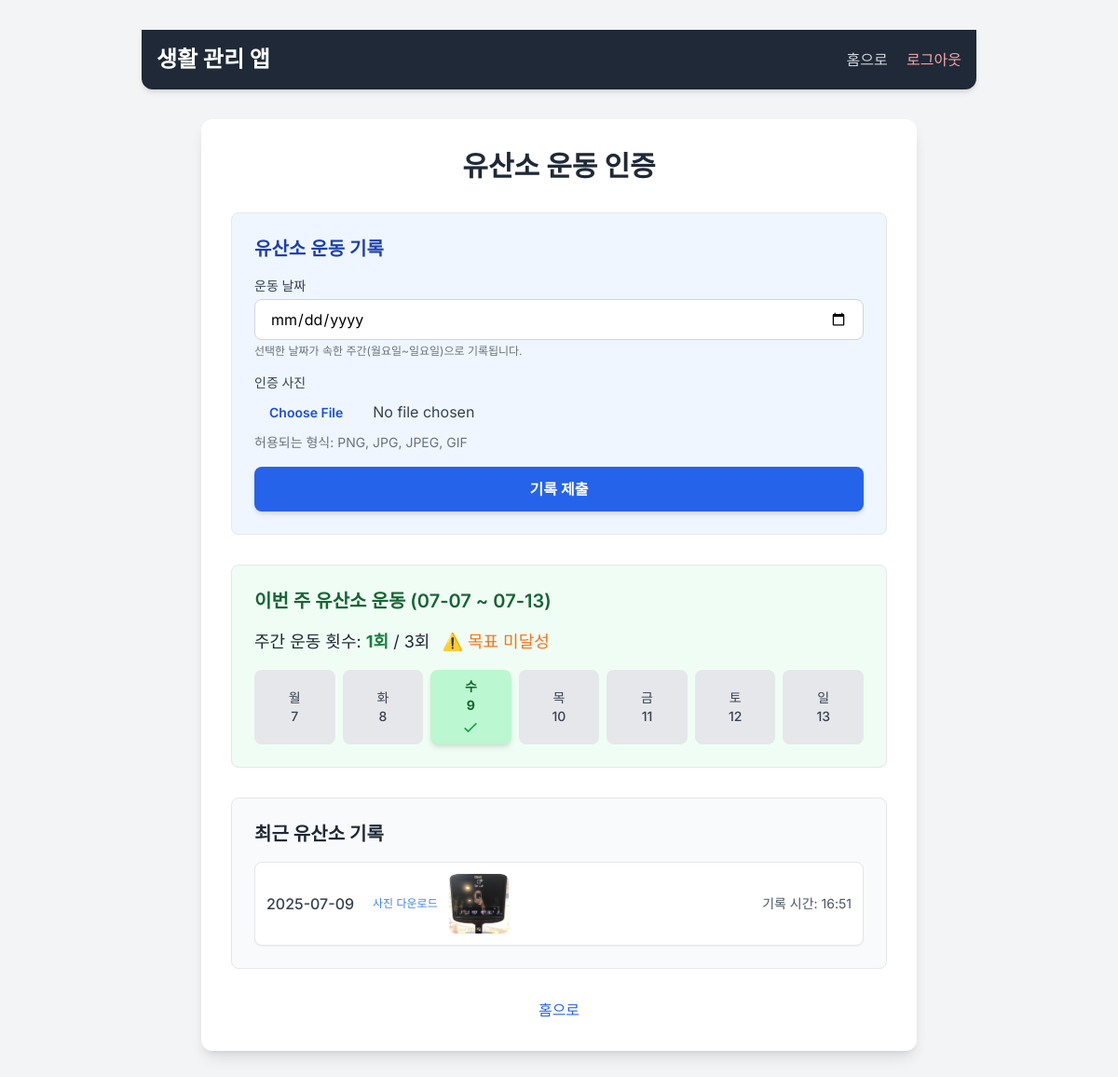
Before: /cardio (signed in) with the older database file.
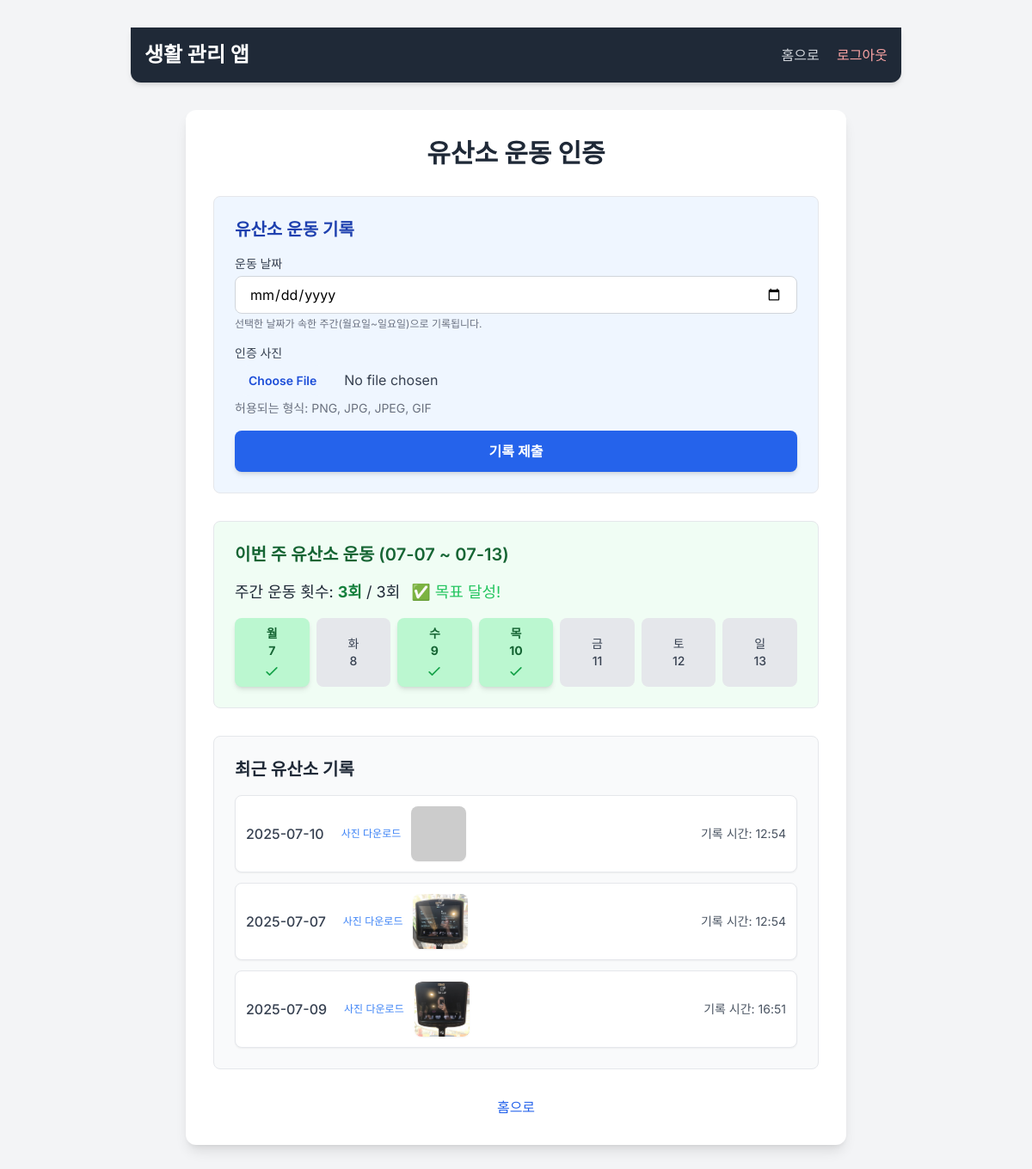
After: the same page with the newer database file.
### app.py (models this page shows, shortened)
class Cardio(db.Model):
    id = db.Column(db.Integer, primary_key=True)
    user_id = db.Column(db.Integer, db.ForeignKey('user.id'), nullable=False)
    date = db.Column(db.Date, nullable=False)
    image_filename = db.Column(db.String(120), nullable=False)
    timestamp = db.Column(db.DateTime, default=datetime.now, nullable=False)
    user = db.relationship('User', backref=db.backref('cardio_logs', lazy=True))

### app.py (the view, shortened to what this page needs)
@app.route('/cardio', methods=['GET', 'POST'])
def cardio():
    if 'user_id' not in session or session.get('role') != 'sub':
        flash("권한이 없습니다.", 'error')
        return redirect(url_for('login'))
    user_id = session['user_id']
    today = datetime.now().date()
    start_of_week = today - timedelta(days=today.weekday())
    end_of_week = start_of_week + timedelta(days=6)
    weekly_dates = [start_of_week + timedelta(days=i) for i in range(7)]
    weekly_cardio_logs = Cardio.query.filter(
        Cardio.user_id == user_id,
        Cardio.date >= start_of_week,
        Cardio.date <= end_of_week
    ).order_by(db.desc(Cardio.timestamp)).all()
    weekly_count = len(weekly_cardio_logs)
    recent_logs = Cardio.query.filter_by(user_id=user_id).order_by(db.desc(Cardio.timestamp)).limit(7).all()
    return render_template('cardio.html',
                           weekly_cardio_logs=weekly_cardio_logs,
                           start_of_week=start_of_week,
                           end_of_week=end_of_week,
                           weekly_count=weekly_count,
                           recent_logs=recent_logs,
                           weekly_dates=weekly_dates)

### templates/cardio.html (shortened to what this page needs)
{% extends "base.html" %}
{% from '_macros.html' import format_currency %}
{% block content %}
<div class="bg-white p-8 rounded-xl shadow-lg w-full max-w-3xl mx-auto">
  <h2 class="text-3xl font-bold text-center text-gray-800 mb-8">유산소 운동 인증</h2>
  <div class="mb-8 p-6 border border-gray-200 rounded-lg bg-blue-50">
    <h3 class="text-xl font-semibold text-blue-800 mb-4">유산소 운동 기록</h3>
    <form id="cardioForm" method="post" action="{{ url_for('cardio') }}" enctype="multipart/form-data" class="space-y-4">
      <div>
        <label for="cardio_date" class="block text-sm font-medium text-gray-700 mb-1">운동 날짜</label>
        <input type="date" id="cardio_date" name="cardio_date" required
               class="w-full px-4 py-2 border border-gray-300 rounded-lg focus:outline-none focus:ring-2 focus:ring-blue-500">
        <p class="mt-1 text-xs text-gray-500">선택한 날짜가 속한 주간(월요일~일요일)으로 기록됩니다.</p>
      </div>
      <div>
        <label for="image" class="block text-sm font-medium text-gray-700 mb-1">인증 사진</label>
        <input type="file" id="image" name="image" accept="image/*"
               class="w-full text-gray-700 file:mr-4 file:py-2 file:px-4 file:rounded-full file:border-0 file:text-sm file:font-semibold file:bg-blue-50 file:text-blue-700 hover:file:bg-blue-100">
        <p class="mt-1 text-sm text-gray-500">허용되는 형식: PNG, JPG, JPEG, GIF</p>
      </div>
      <button type="submit"
              class="w-full bg-blue-600 text-white py-3 rounded-lg font-semibold hover:bg-blue-700 transition duration-300 shadow-md">
        기록 제출
      </button>
    </form>
  </div>
  <div class="mb-8 p-6 border border-gray-200 rounded-lg bg-green-50">
    <h3 class="text-xl font-semibold text-green-800 mb-4">이번 주 유산소 운동 ({{ start_of_week.strftime('%m-%d') }} ~ {{ end_of_week.strftime('%m-%d') }})</h3>
    <p class="text-gray-800 text-lg mb-4">
      주간 운동 횟수: <span class="font-bold text-green-700">{{ weekly_count }}회</span> / 3회
      {% if weekly_count >= 3 %}
        <span class="text-green-500 ml-2">✅ 목표 달성!</span>
      {% else %}
        <span class="text-orange-500 ml-2">⚠️ 목표 미달성</span>
      {% endif %}
    </p>
    <div class="grid grid-cols-7 gap-2 text-center text-sm font-medium text-gray-700 mt-4">
      {% set days_of_week_full = ['일', '월', '화', '수', '목', '금', '토'] %}
      {% set logged_dates_set = weekly_cardio_logs | map(attribute='date') | list %}
      {% for current_date in weekly_dates %}
        {% set has_log = current_date in logged_dates_set %}
        <div class="p-2 rounded-lg flex flex-col items-center justify-center min-h-[60px]
          {% if has_log %}
            bg-green-200 text-green-800 font-bold shadow-md
          {% else %}
            bg-gray-200 text-gray-700
          {% endif %}
        ">
          {{ days_of_week_full[(current_date.weekday() + 1) % 7] }}<br>{{ current_date.day }}
          {% if has_log %}
            <svg class="w-5 h-5 text-green-600 mt-1" fill="none" stroke="currentColor" viewBox="0 0 24 24" xmlns="http://www.w3.org/2000/svg"><path stroke-linecap="round" stroke-linejoin="round" stroke-width="2" d="M5 13l4 4L19 7"></path></svg>
          {% endif %}
        </div>
      {% endfor %}
    </div>
  </div>
  <div class="p-6 border border-gray-200 rounded-lg bg-gray-50">
    <h3 class="text-xl font-semibold text-gray-800 mb-4">최근 유산소 기록</h3>
    {% if recent_logs %}
      <ul class="space-y-3">
        {% for log in recent_logs %}
          <li class="bg-white p-3 rounded-lg shadow-sm border border-gray-200 flex items-center">
            <span class="font-medium text-gray-700 mr-3">{{ log.date.strftime('%Y-%m-%d') }}</span>
            {% if log.image_filename %}
              <a href="{{ url_for('uploaded_file', filename=log.image_filename) }}" target="_blank" class="text-blue-500 hover:underline ml-2 text-xs">사진 다운로드</a>
              <img src="{{ url_for('uploaded_file', filename=log.image_filename) }}"
                   alt="인증샷"
                   class="w-16 h-16 object-cover rounded-lg shadow-sm ml-3"
                   onerror="this.onerror=null; this.src='https://placehold.co/64x64/cccccc/333333?text=N/A';"
                >
            {% endif %}
            <span class="text-gray-600 text-sm ml-auto">기록 시간: {{ log.timestamp.strftime('%H:%M') }}</span>
          </li>
        {% endfor %}
      </ul>
    {% else %}
      <p class="text-center text-gray-600">기록된 유산소 운동이 없습니다.</p>
    {% endif %}
  </div>
  <div class="mt-8 text-center">
    <a href="{{ url_for('home') }}" class="inline-block text-blue-600 hover:underline font-medium">홈으로</a>
  </div>
</div>
{% endblock %}

### templates/base.html (shortened to what this page needs)
<!DOCTYPE html>
<html lang="ko">
<head>
  <script src="https://cdn.tailwindcss.com"></script>
</head>
<body class="bg-gray-100 min-h-screen flex flex-col items-center py-8">
  {% from '_macros.html' import top_nav %}
  {{ top_nav() }}
  <div class="w-full max-w-4xl px-4">
    {% block content %}{% endblock %}
  </div>
</body>
</html>

### templates/_macros.html (shortened to what this page needs)
{% macro top_nav() %}
<nav class="bg-gray-800 p-4 shadow-md rounded-b-xl mb-8 w-full max-w-4xl mx-auto">
    <div class="container mx-auto flex justify-between items-center">
        <div class="text-white text-2xl font-bold">
            <a href="{{ url_for('home') }}" class="hover:text-gray-300 transition duration-200">생활 관리 앱</a>
        </div>
        <div class="space-x-4">
            <a href="{{ url_for('home') }}" class="text-gray-300 hover:text-white transition duration-200 font-medium">홈으로</a>
            <a href="{{ url_for('logout') }}" class="text-red-300 hover:text-red-100 transition duration-200 font-medium">로그아웃</a>
        </div>
    </div>
</nav>
{% endmacro %}

### templates/base.html (style rules this page uses)
body { font-family: 'Inter', sans-serif; }

Changed rows visible on the page:
added Cardio: date "2025-07-10", timestamp "12:54"
added Cardio: date "2025-07-07", image_filename (picture), timestamp "12:54"
Other visible differences:
{{ weekly_count }}: "1" → "3"
text no longer shown: "⚠️ 목표 미달성"
text now shown: "✅ 목표 달성!"
